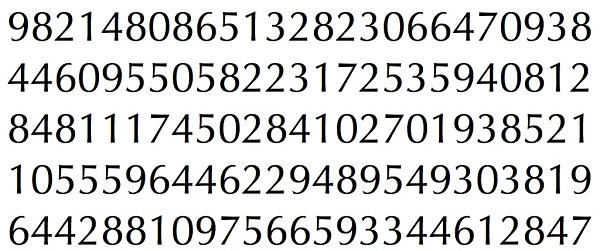
//> input picture prototypes/DigitsReader/images/pitrain.png, 600 x 251 px, given in place of 0_1.png, which was not available
$ ./DigitsR   (built with g++ and OpenCV 4)
//> lines starting //> are read from the running program, lines starting //| are printed output that depends on the picture; after the words box and inside, x2 and y2 are one past the last pixel; in counts of white or black regions, pixels touching at a corner belong together; pictures that were not available may be replaced by others from this repository, and a replacement may not be noted
#include "opencv2/ml/ml.hpp"
#include "opencv2/highgui/highgui.hpp"
#include "opencv2/imgproc/imgproc.hpp"
#include <iostream>
#include <stdio.h>

using namespace cv;
using namespace std;

const int train_samples = 1;
const int classes = 10;
const int sizex = 20;
const int sizey = 30;
const int ImageSize = sizex * sizey;
char pathToImages[] = "images";

void PreProcessImage(Mat *inImage, Mat *outImage, int sizex, int sizey);
void LearnFromImages(CvMat* trainData, CvMat* trainClasses);
void RunSelfTest(KNearest& knn2);
void AnalyseImage(KNearest knearest);
/** @function main */
int main(int argc, char** argv) {

	CvMat* trainData = cvCreateMat(classes * train_samples, ImageSize, CV_32FC1);
	CvMat* trainClasses = cvCreateMat(classes * train_samples, 1, CV_32FC1);

	namedWindow("single", CV_WINDOW_AUTOSIZE);
	namedWindow("all", CV_WINDOW_AUTOSIZE);

	LearnFromImages(trainData, trainClasses);
//> in LearnFromImages, img is the input picture: 251 rows x 600 cols, CV_8UC3; mean B, G, R 217.5, 217.7, 217.6

	KNearest knearest(trainData, trainClasses);

	RunSelfTest(knearest);

	cout << "losgehts\n";

	AnalyseImage(knearest);

	return 0;

}

void PreProcessImage(Mat *inImage, Mat *outImage, int sizex, int sizey) {
//> called with sizex = 20, sizey = 30
	Mat grayImage, blurredImage, thresholdImage, contourImage, regionOfInterest;

	vector<vector<Point> > contours;

	cvtColor(*inImage, grayImage, COLOR_BGR2GRAY);

	GaussianBlur(grayImage, blurredImage, Size(5, 5), 2, 2);
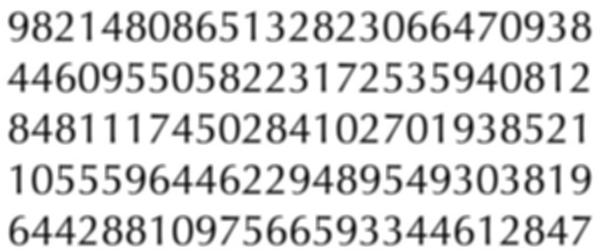
//> blurredImage: 251 rows x 600 cols, CV_8UC1; min 10, max 255, mean 217.7
	adaptiveThreshold(blurredImage, thresholdImage, 255, 1, 1, 11, 2);
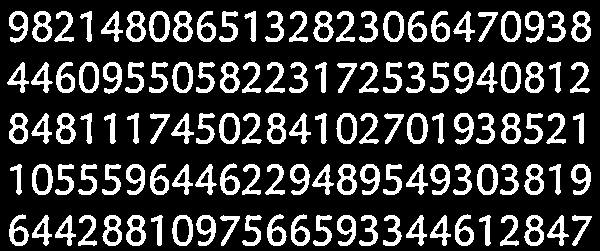
//> thresholdImage: 251 rows x 600 cols, CV_8UC1; 21.8% white; 125 white regions

	thresholdImage.copyTo(contourImage);

	findContours(contourImage, contours, RETR_LIST, CHAIN_APPROX_SIMPLE);
//> contours = 208 contours; largest, box (x1, y1, x2, y2) and area: (477, 164, 498, 195) 505, (219, 113, 240, 144) 505, (32, 164, 53, 195) 504, (407, 113, 428, 144) 504, (383, 11, 404, 42) 503

	int idx = 0;
	size_t area = 0;
	for (size_t i = 0; i < contours.size(); i++) {
		if (area < contours[i].size()) {
			idx = i;
			area = contours[i].size();
		}
	}
//> this loop made 208 passes
//> area on passes 2, 6, 19, 22, 147, 151: 20, 24, 54, 55, 57, 58
//> after the loop, idx = 150; area = 58

	Rect rec = boundingRect(contours[idx]);
//> rec = Rect(289, 62, 19, 31)

	regionOfInterest = thresholdImage(rec);

	resize(regionOfInterest, *outImage, Size(sizex, sizey));
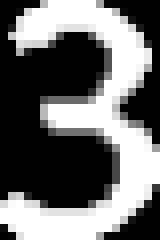
//> outImage: 30 rows x 20 cols, CV_8UC1 (shown 8 times larger); min 0, max 255, mean 108.5

}

void LearnFromImages(CvMat* trainData, CvMat* trainClasses) {
	Mat img;
	char file[255];
	for (int i = 0; i < classes; i++) {
		sprintf(file, "%s/%d_1.png", pathToImages, i);
		img = imread(file, 1);
		if (!img.data) {
			cout << "File " << file << " not found\n";
			exit(1);
		}
		Mat outfile;
		PreProcessImage(&img, &outfile, sizex, sizey);
		for (int n = 0; n < ImageSize; n++) {
			trainData->data.fl[i * ImageSize + n] = outfile.data[n];
		}
//> (the program exits here)
